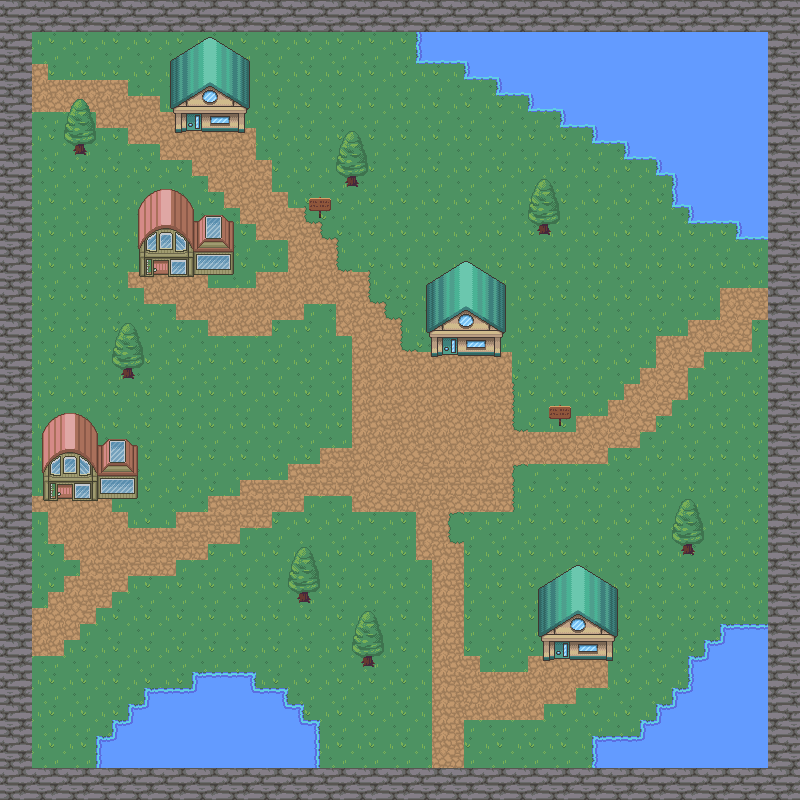

Below is a game level as drawn by its tile map, then a one-line description and the .tmx that defines it (tile-layer data replaced by summaries):
An orthogonal 50x50 tile map with 16x16 px tiles, 7 tile layers (background, walls, water, path, ...), 2 tilesets and 52 objects (41x collision, player, enter_house, enter_house_exit, enter_house2, ...).

<map version="1.8" tiledversion="1.8.4" orientation="orthogonal" renderorder="right-down" width="50" height="50" tilewidth="16" tileheight="16" infinite="0" nextlayerid="10" nextobjectid="65">
 <tileset firstgid="1" source="nature.tsx" />
 <tileset firstgid="721" source="house.tsx" />
 <layer id="1" name="background" width="50" height="50">
  <data>[2500 cells, 2500 non-empty, 4 distinct tile ids]</data>
 </layer>
 <layer id="2" name="walls" width="50" height="50">
  <data>[2500 cells, 384 non-empty, 4 distinct tile ids]</data>
 </layer>
 <layer id="4" name="water" width="50" height="50">
  <data>[2500 cells, 279 non-empty, 16 distinct tile ids]</data>
 </layer>
 <layer id="3" name="path" width="50" height="50">
  <data>[2500 cells, 422 non-empty, 8 distinct tile ids]</data>
 </layer>
 <layer id="8" name="decoration" width="50" height="50">
  <data>[2500 cells, 22 non-empty, 6 distinct tile ids]</data>
 </layer>
 <layer id="6" name="house" width="50" height="50">
  <data>[2500 cells, 116 non-empty, 49 distinct tile ids]</data>
 </layer>
 <layer id="9" name="top" width="50" height="50">
  <data>[2500 cells, 178 non-empty, 62 distinct tile ids]</data>
 </layer>
 <objectgroup id="5" name="Objects">
  <object id="2" type="collision" x="-0.666667" y="0" width="32.6667" height="800" />
  <object id="3" type="collision" x="768" y="0" width="32" height="800" />
  <object id="5" type="collision" x="32" y="0" width="736" height="32" />
  <object id="6" type="collision" x="32" y="768" width="736" height="32" />
  <object id="11" name="player" x="64.333" y="77.917">
   <point />
  </object>
  <object id="12" type="collision" x="112" y="720" width="208" height="48" />
  <object id="13" type="collision" x="129.333" y="704.667" width="175.333" height="14.6667" />
  <object id="14" type="collision" x="144.667" y="688" width="144" height="16.6667" />
  <object id="15" type="collision" x="192" y="671.333" width="64" height="16" />
  <object id="16" type="collision" x="96.6667" y="736" width="16" height="31.3333" />
  <object id="17" type="collision" x="704" y="639.333" width="64" height="128" />
  <object id="18" type="collision" x="720" y="624" width="48" height="16" />
  <object id="19" type="collision" x="592.667" y="736" width="112" height="32" />
  <object id="20" type="collision" x="640" y="720" width="64" height="16" />
  <object id="21" type="collision" x="688.667" y="656.667" width="16" height="64" />
  <object id="22" type="collision" x="656" y="704" width="32" height="16" />
  <object id="23" type="collision" x="672" y="688" width="16" height="16" />
  <object id="24" type="collision" x="560" y="32" width="208" height="96" />
  <object id="25" type="collision" x="416" y="32" width="144" height="32" />
  <object id="26" type="collision" x="464" y="64" width="96" height="16" />
  <object id="27" type="collision" x="496" y="80" width="64" height="16" />
  <object id="28" type="collision" x="528" y="96" width="32" height="16" />
  <object id="29" type="collision" x="736" y="128" width="32" height="112" />
  <object id="30" type="collision" x="592" y="128" width="144" height="16" />
  <object id="31" type="collision" x="672" y="144" width="64" height="64" />
  <object id="32" type="collision" x="624" y="144" width="48" height="16" />
  <object id="33" type="collision" x="656" y="160" width="16" height="16" />
  <object id="34" type="collision" x="688" y="208" width="48" height="16" />
  <object id="35" type="collision" x="43" y="467.333" width="94.3333" height="33.3333" />
  <object id="36" type="collision" x="139.167" y="243.75" width="94.3333" height="33.3333" />
  <object id="37" type="collision" x="431" y="325" width="69.3333" height="31.6667" />
  <object id="38" type="collision" x="175.318" y="101.409" width="69.3333" height="31.6667" />
  <object id="39" type="collision" x="543.333" y="629" width="69.3333" height="31.6667" />
  <object id="40" name="enter_house" x="442" y="337.273" width="15.8182" height="23.4545" />
  <object id="41" name="enter_house_exit" x="449" y="407.455">
   <point />
  </object>
  <object id="53" type="collision" x="537.5" y="224" width="12.875" height="10.25" />
  <object id="54" type="collision" x="343.938" y="176.875" width="12.875" height="10.25" />
  <object id="55" type="collision" x="72.8125" y="145.25" width="12.875" height="10.25" />
  <object id="56" type="collision" x="121.563" y="369.33" width="12.875" height="10.25" />
  <object id="57" type="collision" x="360.813" y="656.625" width="12.875" height="10.25" />
  <object id="58" type="collision" x="297.063" y="593.375" width="12.875" height="10.25" />
  <object id="59" type="collision" x="681.381" y="545.239" width="12.875" height="10.25" />
  <object id="60" type="collision" x="549.818" y="406" width="20.5455" height="19.4545" />
  <object id="61" type="collision" x="309.364" y="198.818" width="20.5455" height="19.4545" />
  <object id="63" name="enter_house2" x="57.2727" y="484.364" width="15.6364" height="22.9697" />
  <object id="64" name="house_exit2" x="73.0909" y="520.909">
   <point />
  </object>
 </objectgroup>
 <objectgroup id="7" name="NPCpath">
  <object id="42" name="paul_path1" x="496" y="416" width="16" height="16" />
  <object id="43" name="paul_path2" x="495.875" y="496" width="16.375" height="16.125" />
  <object id="44" name="paul_path3" x="352.125" y="496" width="15.625" height="16.125" />
  <object id="45" name="paul_path4" x="352.125" y="416" width="16" height="16.125" />
  <object id="46" name="robin_path1" x="287.667" y="32" width="17" height="16.6667" />
  <object id="47" name="robin_path2" x="400" y="32" width="16.3333" height="16.6667" />
 </objectgroup>
</map>
